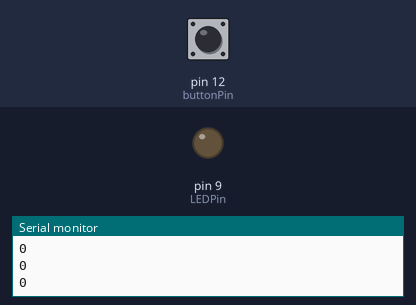
The sketch below on a simulated Arduino Uno, built with avr-gcc and run on an emulated ATmega328P. On the bench: output pins drawn as LEDs (lit = HIGH), the last lines printed to the serial monitor. The inputs (shaded band) are chosen by the test bench; at power-on: pin 12 (buttonPin) LOW.

Above: at 1.2 s.
1.3 s: pin 12 (buttonPin) pulled HIGH for 0.25 s
At 2.0 s:
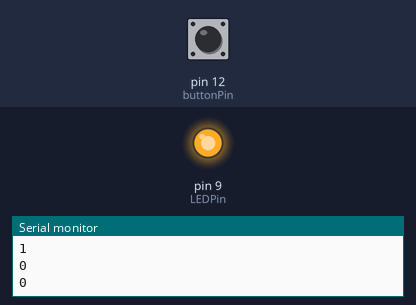
3.0 s: pin 12 (buttonPin) pulled HIGH for 1 s
At 4.5 s:
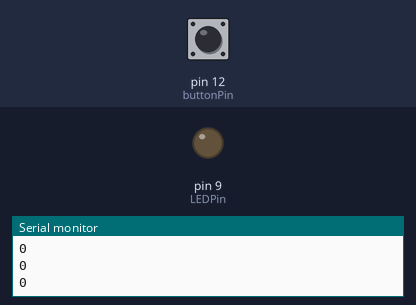
5.5 s: pin 12 (buttonPin) pulled HIGH for 3.2 s
At 6.5 s:
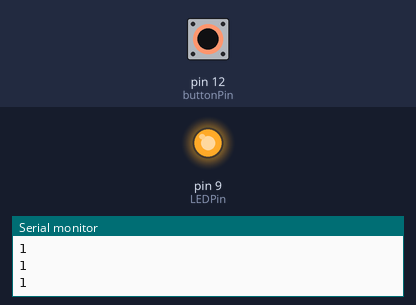
Timing chart, 0 to 8.5 s (numbered marks = the images above; inputs shaded):
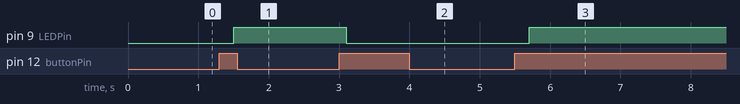

Measured:
- after the input at 1.3 s, pin 9 (LEDPin): LOW → HIGH after 0.20 s
- after the input at 3.0 s, pin 9 (LEDPin): HIGH → LOW after 0.10 s
- after the input at 5.5 s, pin 9 (LEDPin): LOW → HIGH after 0.20 s

The sketch:

Code_28_Pushbutton_Toggle_Switch.ino
```cpp
int LEDState=0;
int LEDPin=9;
int buttonPin=12;
int buttonNew;
int buttonOld=1;
int buttonRead;
int dt=100;
void setup() {
  // put your setup code here, to run once:
Serial.begin(9600);
pinMode(LEDPin,OUTPUT);
pinMode(buttonPin,INPUT);
}

void loop() {
  // put your main code here, to run repeatedly:
buttonNew=digitalRead(buttonPin);
Serial.println(buttonNew);
delay(dt);
if(buttonOld==0 && buttonNew==1){
  if(LEDState==0){
    digitalWrite(LEDPin,HIGH);
    LEDState=1;
  }
  else{
    digitalWrite(LEDPin,LOW);
    LEDState=0;
  }
}
buttonOld=buttonNew;
delay(dt);
}
```
